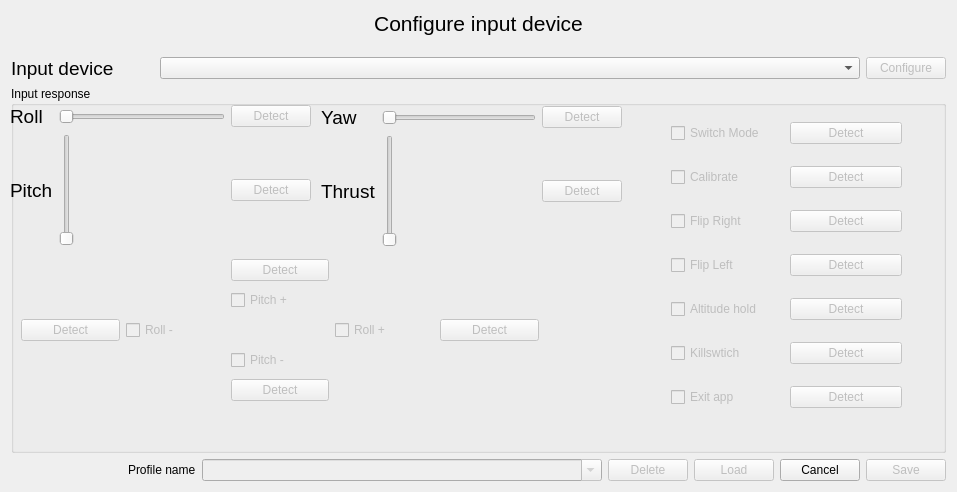
<?xml version="1.0" encoding="UTF-8"?>
<ui version="4.0">
 <class>Form</class>
 <widget class="QWidget" name="Form">
  <property name="windowModality">
   <enum>Qt::ApplicationModal</enum>
  </property>
  <property name="geometry">
   <rect>
    <x>0</x>
    <y>0</y>
    <width>957</width>
    <height>492</height>
   </rect>
  </property>
  <property name="windowTitle">
   <string>Input device configuration</string>
  </property>
  <layout class="QHBoxLayout" name="horizontalLayout">
   <item>
    <layout class="QVBoxLayout" name="verticalLayout">
     <item>
      <widget class="QLabel" name="label">
       <property name="maximumSize">
        <size>
         <width>16777215</width>
         <height>40</height>
        </size>
       </property>
       <property name="font">
        <font>
         <pointsize>16</pointsize>
        </font>
       </property>
       <property name="text">
        <string>Configure input device</string>
       </property>
       <property name="alignment">
        <set>Qt::AlignHCenter|Qt::AlignTop</set>
       </property>
      </widget>
     </item>
     <item>
      <layout class="QGridLayout" name="gridLayout_4">
       <item row="0" column="0">
        <widget class="QLabel" name="label_2">
         <property name="font">
          <font>
           <pointsize>14</pointsize>
          </font>
         </property>
         <property name="text">
          <string>Input device</string>
         </property>
        </widget>
       </item>
       <item row="0" column="1">
        <widget class="QComboBox" name="inputDeviceSelector">
         <property name="minimumSize">
          <size>
           <width>700</width>
           <height>0</height>
          </size>
         </property>
         <property name="duplicatesEnabled">
          <bool>false</bool>
         </property>
        </widget>
       </item>
       <item row="0" column="2">
        <widget class="QPushButton" name="configButton">
         <property name="enabled">
          <bool>false</bool>
         </property>
         <property name="maximumSize">
          <size>
           <width>80</width>
           <height>16777215</height>
          </size>
         </property>
         <property name="text">
          <string>Configure</string>
         </property>
        </widget>
       </item>
      </layout>
     </item>
     <item>
      <layout class="QHBoxLayout" name="inputDetectionLayout">
       <item>
        <widget class="QGroupBox" name="inputDetectionGroup">
         <property name="minimumSize">
          <size>
           <width>0</width>
           <height>350</height>
          </size>
         </property>
         <property name="maximumSize">
          <size>
           <width>16777215</width>
           <height>500</height>
          </size>
         </property>
         <property name="title">
          <string>Input response</string>
         </property>
         <widget class="QWidget" name="gridLayoutWidget">
          <property name="geometry">
           <rect>
            <x>-1</x>
            <y>19</y>
            <width>301</width>
            <height>141</height>
           </rect>
          </property>
          <layout class="QGridLayout" name="gridLayout_3">
           <item row="0" column="1">
            <widget class="QSlider" name="rollAxisValue">
             <property name="enabled">
              <bool>false</bool>
             </property>
             <property name="minimumSize">
              <size>
               <width>0</width>
               <height>0</height>
              </size>
             </property>
             <property name="maximumSize">
              <size>
               <width>16777215</width>
               <height>16777215</height>
              </size>
             </property>
             <property name="minimum">
              <number>0</number>
             </property>
             <property name="maximum">
              <number>100</number>
             </property>
             <property name="sliderPosition">
              <number>0</number>
             </property>
             <property name="orientation">
              <enum>Qt::Horizontal</enum>
             </property>
             <property name="invertedAppearance">
              <bool>false</bool>
             </property>
             <property name="invertedControls">
              <bool>false</bool>
             </property>
             <property name="tickPosition">
              <enum>QSlider::NoTicks</enum>
             </property>
            </widget>
           </item>
           <item row="1" column="0">
            <widget class="QLabel" name="label_3">
             <property name="font">
              <font>
               <pointsize>14</pointsize>
              </font>
             </property>
             <property name="text">
              <string>Pitch</string>
             </property>
            </widget>
           </item>
           <item row="0" column="0">
            <widget class="QLabel" name="label_5">
             <property name="font">
              <font>
               <pointsize>14</pointsize>
              </font>
             </property>
             <property name="text">
              <string>Roll</string>
             </property>
            </widget>
           </item>
           <item row="1" column="1">
            <widget class="QSlider" name="pitchAxisValue">
             <property name="enabled">
              <bool>false</bool>
             </property>
             <property name="minimumSize">
              <size>
               <width>0</width>
               <height>0</height>
              </size>
             </property>
             <property name="maximumSize">
              <size>
               <width>16777215</width>
               <height>16777215</height>
              </size>
             </property>
             <property name="layoutDirection">
              <enum>Qt::LeftToRight</enum>
             </property>
             <property name="minimum">
              <number>0</number>
             </property>
             <property name="maximum">
              <number>100</number>
             </property>
             <property name="singleStep">
              <number>1</number>
             </property>
             <property name="sliderPosition">
              <number>0</number>
             </property>
             <property name="tracking">
              <bool>false</bool>
             </property>
             <property name="orientation">
              <enum>Qt::Vertical</enum>
             </property>
             <property name="invertedAppearance">
              <bool>false</bool>
             </property>
             <property name="invertedControls">
              <bool>false</bool>
             </property>
             <property name="tickPosition">
              <enum>QSlider::NoTicks</enum>
             </property>
            </widget>
           </item>
           <item row="0" column="2">
            <widget class="QPushButton" name="detectRoll">
             <property name="enabled">
              <bool>false</bool>
             </property>
             <property name="text">
              <string>Detect</string>
             </property>
            </widget>
           </item>
           <item row="1" column="2">
            <widget class="QPushButton" name="detectPitch">
             <property name="enabled">
              <bool>false</bool>
             </property>
             <property name="text">
              <string>Detect</string>
             </property>
            </widget>
           </item>
          </layout>
         </widget>
         <widget class="QWidget" name="gridLayoutWidget_4">
          <property name="geometry">
           <rect>
            <x>310</x>
            <y>20</y>
            <width>301</width>
            <height>141</height>
           </rect>
          </property>
          <layout class="QGridLayout" name="gridLayout_6">
           <item row="1" column="0">
            <widget class="QLabel" name="label_7">
             <property name="font">
              <font>
               <pointsize>14</pointsize>
              </font>
             </property>
             <property name="text">
              <string>Thrust</string>
             </property>
            </widget>
           </item>
           <item row="1" column="1">
            <widget class="QSlider" name="thrustAxisValue">
             <property name="enabled">
              <bool>false</bool>
             </property>
             <property name="minimumSize">
              <size>
               <width>0</width>
               <height>0</height>
              </size>
             </property>
             <property name="maximumSize">
              <size>
               <width>16777215</width>
               <height>16777215</height>
              </size>
             </property>
             <property name="minimum">
              <number>0</number>
             </property>
             <property name="maximum">
              <number>100</number>
             </property>
             <property name="singleStep">
              <number>0</number>
             </property>
             <property name="sliderPosition">
              <number>0</number>
             </property>
             <property name="tracking">
              <bool>true</bool>
             </property>
             <property name="orientation">
              <enum>Qt::Vertical</enum>
             </property>
             <property name="invertedAppearance">
              <bool>false</bool>
             </property>
             <property name="invertedControls">
              <bool>false</bool>
             </property>
             <property name="tickPosition">
              <enum>QSlider::NoTicks</enum>
             </property>
            </widget>
           </item>
           <item row="0" column="1">
            <widget class="QSlider" name="yawAxisValue">
             <property name="enabled">
              <bool>false</bool>
             </property>
             <property name="minimumSize">
              <size>
               <width>0</width>
               <height>0</height>
              </size>
             </property>
             <property name="maximumSize">
              <size>
               <width>16777215</width>
               <height>16777215</height>
              </size>
             </property>
             <property name="minimum">
              <number>1</number>
             </property>
             <property name="maximum">
              <number>100</number>
             </property>
             <property name="singleStep">
              <number>0</number>
             </property>
             <property name="sliderPosition">
              <number>1</number>
             </property>
             <property name="tracking">
              <bool>true</bool>
             </property>
             <property name="orientation">
              <enum>Qt::Horizontal</enum>
             </property>
             <property name="invertedAppearance">
              <bool>false</bool>
             </property>
             <property name="invertedControls">
              <bool>false</bool>
             </property>
             <property name="tickPosition">
              <enum>QSlider::NoTicks</enum>
             </property>
            </widget>
           </item>
           <item row="1" column="2">
            <widget class="QPushButton" name="detectThrust">
             <property name="enabled">
              <bool>false</bool>
             </property>
             <property name="text">
              <string>Detect</string>
             </property>
            </widget>
           </item>
           <item row="0" column="0">
            <widget class="QLabel" name="label_4">
             <property name="font">
              <font>
               <pointsize>14</pointsize>
              </font>
             </property>
             <property name="text">
              <string>Yaw</string>
             </property>
            </widget>
           </item>
           <item row="0" column="2">
            <widget class="QPushButton" name="detectYaw">
             <property name="enabled">
              <bool>false</bool>
             </property>
             <property name="text">
              <string>Detect</string>
             </property>
            </widget>
           </item>
          </layout>
         </widget>
         <widget class="QWidget" name="gridLayoutWidget_5">
          <property name="geometry">
           <rect>
            <x>10</x>
            <y>170</y>
            <width>518</width>
            <height>151</height>
           </rect>
          </property>
          <layout class="QGridLayout" name="gridLayout">
           <item row="2" column="1">
            <widget class="QCheckBox" name="rollNeg">
             <property name="enabled">
              <bool>false</bool>
             </property>
             <property name="text">
              <string>Roll -</string>
             </property>
             <property name="checkable">
              <bool>true</bool>
             </property>
            </widget>
           </item>
           <item row="3" column="2">
            <widget class="QCheckBox" name="pitchNeg">
             <property name="enabled">
              <bool>false</bool>
             </property>
             <property name="text">
              <string>Pitch -</string>
             </property>
             <property name="checkable">
              <bool>true</bool>
             </property>
            </widget>
           </item>
           <item row="4" column="2">
            <widget class="QPushButton" name="detectPitchNeg">
             <property name="enabled">
              <bool>false</bool>
             </property>
             <property name="text">
              <string>Detect</string>
             </property>
            </widget>
           </item>
           <item row="2" column="3">
            <widget class="QCheckBox" name="rollPos">
             <property name="enabled">
              <bool>false</bool>
             </property>
             <property name="text">
              <string>Roll +</string>
             </property>
             <property name="checkable">
              <bool>true</bool>
             </property>
            </widget>
           </item>
           <item row="2" column="4">
            <widget class="QPushButton" name="detectRollPos">
             <property name="enabled">
              <bool>false</bool>
             </property>
             <property name="text">
              <string>Detect</string>
             </property>
            </widget>
           </item>
           <item row="0" column="2">
            <widget class="QPushButton" name="detectPitchPos">
             <property name="enabled">
              <bool>false</bool>
             </property>
             <property name="text">
              <string>Detect</string>
             </property>
            </widget>
           </item>
           <item row="2" column="0">
            <widget class="QPushButton" name="detectRollNeg">
             <property name="enabled">
              <bool>false</bool>
             </property>
             <property name="text">
              <string>Detect</string>
             </property>
            </widget>
           </item>
           <item row="1" column="2">
            <widget class="QCheckBox" name="pitchPos">
             <property name="enabled">
              <bool>false</bool>
             </property>
             <property name="text">
              <string>Pitch +</string>
             </property>
             <property name="checkable">
              <bool>true</bool>
             </property>
            </widget>
           </item>
          </layout>
         </widget>
         <widget class="QWidget" name="gridLayoutWidget_2">
          <property name="geometry">
           <rect>
            <x>660</x>
            <y>20</y>
            <width>231</width>
            <height>321</height>
           </rect>
          </property>
          <layout class="QGridLayout" name="gridLayout_5">
           <item row="4" column="0">
            <widget class="QCheckBox" name="flipleft">
             <property name="enabled">
              <bool>false</bool>
             </property>
             <property name="text">
              <string>Flip Left</string>
             </property>
             <property name="checkable">
              <bool>true</bool>
             </property>
            </widget>
           </item>
           <item row="4" column="1">
            <widget class="QPushButton" name="detectFlipLeft">
             <property name="enabled">
              <bool>false</bool>
             </property>
             <property name="text">
              <string>Detect</string>
             </property>
            </widget>
           </item>
           <item row="3" column="1">
            <widget class="QPushButton" name="detectFlipRight">
             <property name="enabled">
              <bool>false</bool>
             </property>
             <property name="text">
              <string>Detect</string>
             </property>
            </widget>
           </item>
           <item row="3" column="0">
            <widget class="QCheckBox" name="flipright">
             <property name="enabled">
              <bool>false</bool>
             </property>
             <property name="text">
              <string>Flip Right</string>
             </property>
             <property name="checkable">
              <bool>true</bool>
             </property>
            </widget>
           </item>
           <item row="7" column="1">
            <widget class="QPushButton" name="detectExitapp">
             <property name="enabled">
              <bool>false</bool>
             </property>
             <property name="text">
              <string>Detect</string>
             </property>
            </widget>
           </item>
           <item row="6" column="1">
            <widget class="QPushButton" name="detectKillswitch">
             <property name="enabled">
              <bool>false</bool>
             </property>
             <property name="text">
              <string>Detect</string>
             </property>
            </widget>
           </item>
           <item row="6" column="0">
            <widget class="QCheckBox" name="killswitch">
             <property name="enabled">
              <bool>false</bool>
             </property>
             <property name="text">
              <string>Killswtich</string>
             </property>
             <property name="checkable">
              <bool>true</bool>
             </property>
            </widget>
           </item>
           <item row="7" column="0">
            <widget class="QCheckBox" name="exitapp">
             <property name="enabled">
              <bool>false</bool>
             </property>
             <property name="text">
              <string>Exit app</string>
             </property>
             <property name="checkable">
              <bool>true</bool>
             </property>
            </widget>
           </item>
           <item row="5" column="0">
            <widget class="QCheckBox" name="althold">
             <property name="enabled">
              <bool>false</bool>
             </property>
             <property name="text">
              <string>Altitude hold</string>
             </property>
             <property name="checkable">
              <bool>true</bool>
             </property>
            </widget>
           </item>
           <item row="5" column="1">
            <widget class="QPushButton" name="detectAltHold">
             <property name="enabled">
              <bool>false</bool>
             </property>
             <property name="text">
              <string>Detect</string>
             </property>
            </widget>
           </item>
           <item row="1" column="1">
            <widget class="QPushButton" name="detectCalibrate">
             <property name="enabled">
              <bool>false</bool>
             </property>
             <property name="text">
              <string>Detect</string>
             </property>
            </widget>
           </item>
           <item row="1" column="0">
            <widget class="QCheckBox" name="calibrate">
             <property name="enabled">
              <bool>false</bool>
             </property>
             <property name="text">
              <string>Calibrate</string>
             </property>
             <property name="checkable">
              <bool>true</bool>
             </property>
            </widget>
           </item>
           <item row="0" column="1">
            <widget class="QPushButton" name="detectSwitchMode">
             <property name="enabled">
              <bool>false</bool>
             </property>
             <property name="text">
              <string>Detect</string>
             </property>
            </widget>
           </item>
           <item row="0" column="0">
            <widget class="QCheckBox" name="switchmode">
             <property name="enabled">
              <bool>false</bool>
             </property>
             <property name="text">
              <string>Switch Mode</string>
             </property>
             <property name="checkable">
              <bool>true</bool>
             </property>
            </widget>
           </item>
          </layout>
         </widget>
        </widget>
       </item>
      </layout>
     </item>
     <item>
      <layout class="QGridLayout" name="gridLayout_2">
       <item row="0" column="1">
        <widget class="QLabel" name="label_16">
         <property name="text">
          <string>Profile name</string>
         </property>
        </widget>
       </item>
       <item row="0" column="0">
        <spacer name="horizontalSpacer_9">
         <property name="orientation">
          <enum>Qt::Horizontal</enum>
         </property>
         <property name="sizeHint" stdset="0">
          <size>
           <width>40</width>
           <height>20</height>
          </size>
         </property>
        </spacer>
       </item>
       <item row="0" column="4">
        <widget class="QPushButton" name="deleteButton">
         <property name="enabled">
          <bool>false</bool>
         </property>
         <property name="text">
          <string>Delete</string>
         </property>
        </widget>
       </item>
       <item row="0" column="6">
        <widget class="QPushButton" name="cancelButton">
         <property name="text">
          <string>Cancel</string>
         </property>
        </widget>
       </item>
       <item row="0" column="2">
        <widget class="QComboBox" name="profileCombo">
         <property name="enabled">
          <bool>false</bool>
         </property>
         <property name="sizePolicy">
          <sizepolicy hsizetype="Fixed" vsizetype="Fixed">
           <horstretch>0</horstretch>
           <verstretch>0</verstretch>
          </sizepolicy>
         </property>
         <property name="minimumSize">
          <size>
           <width>400</width>
           <height>0</height>
          </size>
         </property>
         <property name="maximumSize">
          <size>
           <width>16777215</width>
           <height>16777215</height>
          </size>
         </property>
         <property name="editable">
          <bool>true</bool>
         </property>
        </widget>
       </item>
       <item row="0" column="7">
        <widget class="QPushButton" name="saveButton">
         <property name="enabled">
          <bool>false</bool>
         </property>
         <property name="text">
          <string>Save</string>
         </property>
        </widget>
       </item>
       <item row="0" column="5">
        <widget class="QPushButton" name="loadButton">
         <property name="enabled">
          <bool>false</bool>
         </property>
         <property name="text">
          <string>Load</string>
         </property>
        </widget>
       </item>
      </layout>
     </item>
    </layout>
   </item>
  </layout>
 </widget>
 <resources/>
 <connections/>
</ui>
